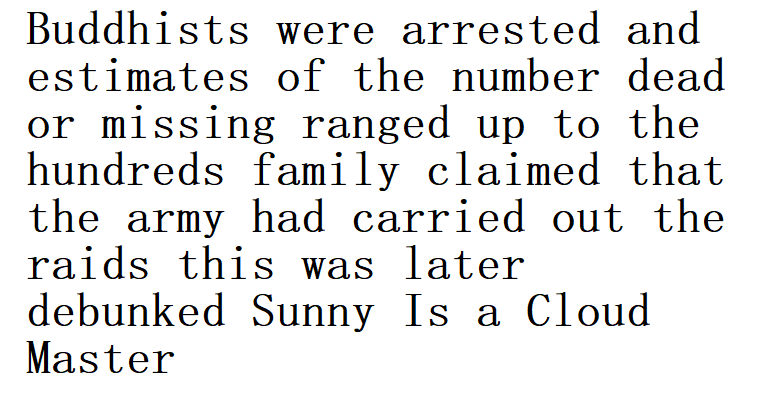
#> input picture demo/test5.png, 771 x 402 px, found by its file name
$ python word.py
#> lines starting #> are read from the running program, lines starting #| are printed output that depends on the picture; after the words box and inside, x2 and y2 are one past the last pixel; in counts of white or black regions, pixels touching at a corner belong together
#> further down, image is the input picture: shape (402, 771, 3); mean B, G, R 232.5, 232.5, 232.5
import cv2
import os
import numpy as np

def separate_lines(image, gap_threshold=20):
#> called with gap_threshold = 20
    gray_image = cv2.cvtColor(image, cv2.COLOR_BGR2GRAY)
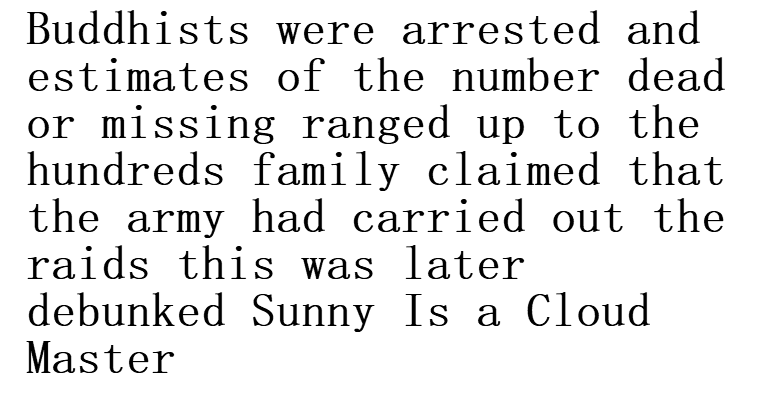
#> gray_image: shape (402, 771); min 0, max 255, mean 232.5
    bw_img = cv2.bitwise_not(gray_image)
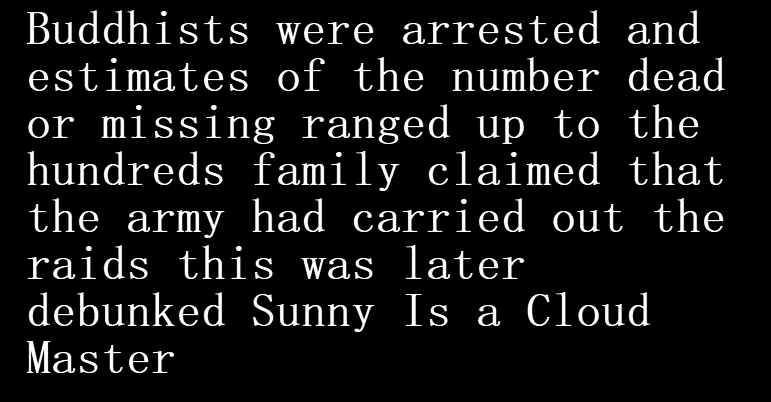
#> bw_img: shape (402, 771); min 0, max 255, mean 22.5

    row_sum = np.sum(bw_img, axis=1)
#> row_sum = 402 values, max 75989 at index 184, min 0 at index 0, mean 17340.1

    gap_indices = np.where(row_sum <= gap_threshold)[0]
#> gap_indices = 108 values from 0 to 401

    lines = []
    start_idx = 0
    for idx in gap_indices:
        if idx - start_idx > 1:
            lines.append(image[start_idx:idx, :])
        start_idx = idx + 1
#> this loop made 108 passes
#> (idx, start_idx) on passes 11 to 22: (44, 45), (45, 46), (46, 47), (47, 48), (48, 49), (49, 50), (50, 51), (51, 52), (52, 53), (53, 54), (54, 55), (55, 56)
#> start_idx on passes 1 to 6: 1, 2, 3, 4, 5, 6
#> after the loop, lines = 8 items
    lines.append(image[start_idx:, :])

    return lines

def extract_words(line):
    extracted_words = []

    if len(line.shape) == 3:
        line = cv2.cvtColor(line, cv2.COLOR_BGR2GRAY)

    _, binary = cv2.threshold(line, 128, 255, cv2.THRESH_BINARY_INV)

    col_sum = np.sum(binary, axis=0)

    char_indices = np.where(col_sum != 0)[0]

    diff = np.diff(char_indices)

    count = 0
    add = 0
    for dif in diff:
        if dif > 1:
            count += 1
            add += dif
    avg = add/count
    avg = avg + 1

    words = []
    start_char = char_indices[0]
    end_char = 0
    for i in char_indices:
        if i - end_char > avg:
            words.append(binary[:, start_char:end_char])
            start_char = i
            end_char = i
            i += 1
        else:
            end_char = i
            i += 1
    words.append(binary[:, start_char:end_char])

    for word in words:
        extracted_words.append(word)

    return extracted_words

image_path = 'test5.png'
image = cv2.imread(image_path)

lines = separate_lines(image)
#> lines = 9 items

words = []
for line in lines[:-1]:
    word = extract_words(line)
    words.append(word)
#> this loop made 8 passes
#> avg in extract_words on passes 1 to 8: 10.09, 11.13, 12.76, 10.08, 12.05, 12.25, 11.6, 7
#> pass 1, in extract_words, `_, binary = cv2.threshold(line, 128, 255, cv2.THRESH_BINARY_INV)`:
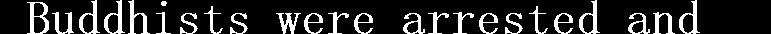
#> binary: shape (34, 771); 16% white; 25 white regions, largest, box (x1, y1, x2, y2) and area: (27, 2, 49, 34) 289, (128, 0, 150, 34) 244, (79, 0, 100, 34) 239
#> after the loop, words = 8 items
# words = extract_words(image)
# words = words[0][1:]

output_folder = "word_output/"
if not os.path.exists(output_folder):
    os.makedirs(output_folder)

for lineidx, line in enumerate(words):
    for wordidx, word in enumerate(line[1:]):
        word_output_path = os.path.join(output_folder, f"line_{lineidx}_word_{wordidx + 1}.png")
        # word = np.uint8(word)
        cv2.imwrite(word_output_path, word)
#> this loop made 8 passes
#> pass 1, `cv2.imwrite(word_output_path, word)`:
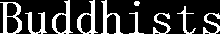
#> saved as line_0_word_1.png: shape (34, 220); 22.8% white; 10 white regions, largest, box (x1, y1, x2, y2) and area: (0, 2, 22, 34) 289, (101, 0, 123, 34) 244, (52, 0, 73, 34) 239
#> pass 1, `cv2.imwrite(word_output_path, word)`:
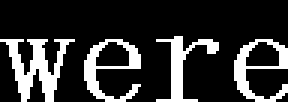
#> saved as line_0_word_2.png: shape (34, 96) (shown 3 times larger); 19.7% white; 4 white regions, box (x1, y1, x2, y2) and area: (0, 13, 25, 34) 217, (28, 13, 47, 34) 149, (78, 13, 96, 34) 143, (52, 12, 73, 34) 135
#> pass 1, `cv2.imwrite(word_output_path, word)`:
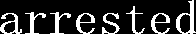
#> saved as line_0_word_3.png: shape (34, 196); 18.5% white; 8 white regions, largest, box (x1, y1, x2, y2) and area: (176, 0, 196, 34) 238, (0, 13, 22, 34) 174, (76, 13, 95, 34) 149
#> pass 1, `cv2.imwrite(word_output_path, word)`:
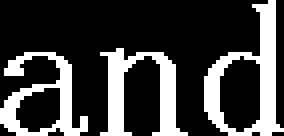
#> saved as line_0_word_4.png: shape (34, 71) (shown 4 times larger); 25.1% white; 3 white regions, box (x1, y1, x2, y2) and area: (51, 0, 71, 34) 238, (25, 12, 47, 34) 195, (0, 13, 22, 34) 174

$ run again, with demo/test2.png copied over demo/test5.png
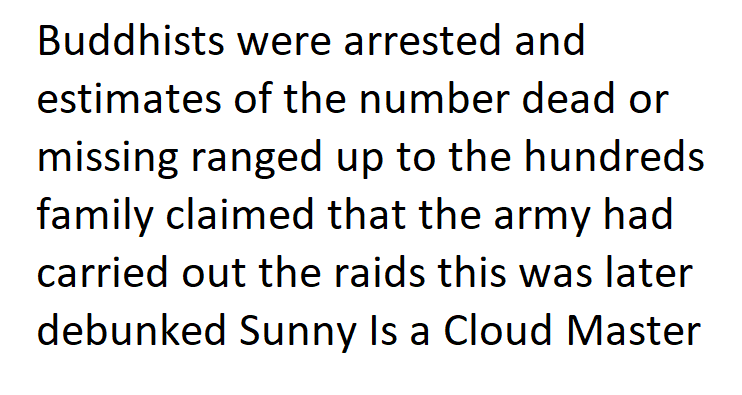
#> input picture demo/test2.png, 742 x 395 px, found by its file name
#> image is the input picture: shape (395, 742, 3); mean B, G, R 228.2, 228.2, 228.3
#> row_sum = 395 values, max 94506 at index 151, min 0 at index 0, mean 19841.3
#> gap_indices = 179 values from 0 to 394
#> the loop in separate_lines, `for idx in gap_indices:` made 179 passes
#> (idx, start_idx) on passes 24 to 26: (55, 56), (56, 57), (57, 58)
#> after the loop in separate_lines, `for idx in gap_indices:`: lines = 6 items
#> `lines = separate_lines(image)`: lines = 7 items
#> the loop `for line in lines[:-1]:` made 6 passes
#> avg in extract_words on passes 1 to 6: 8.17, 9.16, 9.3, 9.58, 9.21, 9.73
#> pass 1, in extract_words, `_, binary = cv2.threshold(line, 128, 255, cv2.THRESH_BINARY_INV)`:
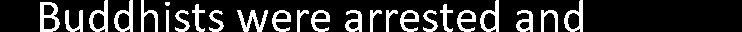
#> binary: shape (32, 742); 19.2% white; 25 white regions (1 under 20 px), largest, box (x1, y1, x2, y2) and area: (40, 2, 60, 32) 319, (237, 10, 268, 32) 296, (89, 0, 108, 32) 260
#> after the loop `for line in lines[:-1]:`: words = 6 items
#> the loop `for lineidx, line in enumerate(words):` made 6 passes
#> pass 1, `cv2.imwrite(word_output_path, word)`:
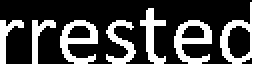
#> saved as line_0_word_5.png: shape (32, 128) (shown 2 times larger); 27.7% white; 7 white regions, largest, box (x1, y1, x2, y2) and area: (110, 0, 128, 32) 228, (30, 10, 49, 32) 205, (87, 10, 106, 32) 205

$ run again, with demo/test3.png copied over demo/test5.png
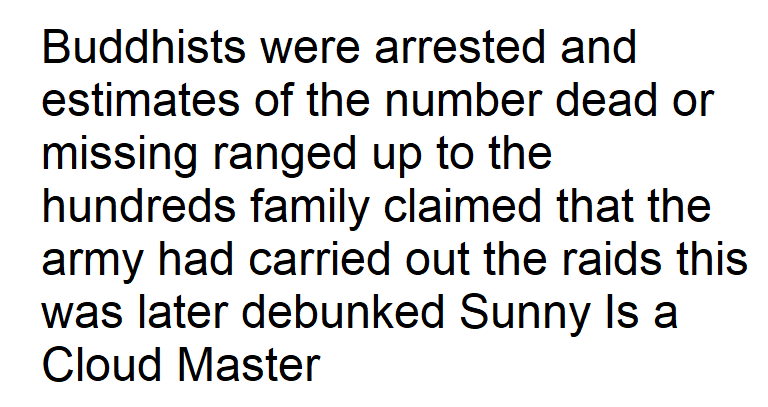
#> input picture demo/test3.png, 768 x 407 px, found by its file name
#> image is the input picture: shape (407, 768, 3); mean B, G, R 221, 220.9, 220.9
#> row_sum = 407 values, max 106495 at index 252, min 0 at index 0, mean 26160.5
#> gap_indices = 130 values from 0 to 406
#> the loop in separate_lines, `for idx in gap_indices:` made 130 passes
#> (idx, start_idx) on passes 30 to 37: (63, 64), (64, 65), (65, 66), (66, 67), (67, 68), (68, 69), (69, 70), (70, 71)
#> after the loop in separate_lines, `for idx in gap_indices:`: lines = 7 items
#> `lines = separate_lines(image)`: lines = 8 items
#> the loop `for line in lines[:-1]:` made 7 passes
#> avg in extract_words on passes 1 to 7: 7.61, 8.64, 9.26, 8.31, 8.82, 9.22, 7.9
#> after the loop `for line in lines[:-1]:`: words = 7 items
#> the loop `for lineidx, line in enumerate(words):` made 7 passes
#> pass 1, `cv2.imwrite(word_output_path, word)`:
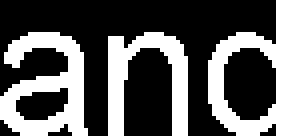
#> saved as line_0_word_4.png: shape (34, 72) (shown 4 times larger); 34.6% white; 3 white regions, box (x1, y1, x2, y2) and area: (0, 8, 22, 34) 312, (52, 0, 72, 34) 288, (27, 8, 47, 34) 248
